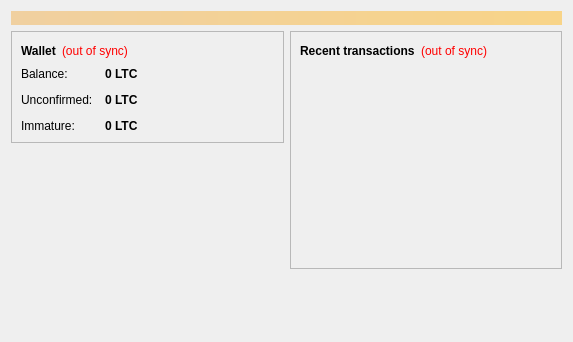
<?xml version="1.0" encoding="UTF-8"?>
<ui version="4.0">
 <class>OverviewPage</class>
 <widget class="QWidget" name="OverviewPage">
  <property name="geometry">
   <rect>
    <x>0</x>
    <y>0</y>
    <width>573</width>
    <height>342</height>
   </rect>
  </property>
  <property name="windowTitle">
   <string>Form</string>
  </property>
  <layout class="QVBoxLayout" name="topLayout">
   <item>
    <widget class="QLabel" name="labelAlerts">
     <property name="visible">
      <bool>false</bool>
     </property>
     <property name="styleSheet">
      <string notr="true">background-color: qlineargradient(x1: 0, y1: 0, x2: 1, y2: 0, stop:0 #F0D0A0, stop:1 #F8D488); color:#000000;</string>
     </property>
     <property name="wordWrap">
      <bool>true</bool>
     </property>
     <property name="margin">
      <number>3</number>
     </property>
    </widget>
   </item>
   <item>
    <layout class="QHBoxLayout" name="horizontalLayout" stretch="1,1">
     <item>
      <layout class="QVBoxLayout" name="verticalLayout_2">
       <item>
        <widget class="QFrame" name="frame">
         <property name="frameShape">
          <enum>QFrame::StyledPanel</enum>
         </property>
         <property name="frameShadow">
          <enum>QFrame::Raised</enum>
         </property>
         <layout class="QVBoxLayout" name="verticalLayout_4">
          <item>
           <layout class="QHBoxLayout" name="horizontalLayout_4">
            <item>
             <widget class="QLabel" name="label_5">
              <property name="font">
               <font>
                <weight>75</weight>
                <bold>true</bold>
               </font>
              </property>
              <property name="text">
               <string>Wallet</string>
              </property>
             </widget>
            </item>
            <item>
             <widget class="QLabel" name="labelWalletStatus">
              <property name="toolTip">
               <string>The displayed information may be out of date. Your wallet automatically synchronizes with the E-Gulden network after a connection is established, but this process has not completed yet.</string>
              </property>
              <property name="styleSheet">
               <string notr="true">QLabel { color: red; }</string>
              </property>
              <property name="text">
               <string notr="true">(out of sync)</string>
              </property>
              <property name="alignment">
               <set>Qt::AlignLeading|Qt::AlignLeft|Qt::AlignVCenter</set>
              </property>
             </widget>
            </item>
            <item>
             <spacer name="horizontalSpacer_2">
              <property name="orientation">
               <enum>Qt::Horizontal</enum>
              </property>
              <property name="sizeHint" stdset="0">
               <size>
                <width>40</width>
                <height>20</height>
               </size>
              </property>
             </spacer>
            </item>
           </layout>
          </item>
          <item>
           <layout class="QFormLayout" name="formLayout_2">
            <property name="fieldGrowthPolicy">
             <enum>QFormLayout::AllNonFixedFieldsGrow</enum>
            </property>
            <property name="horizontalSpacing">
             <number>12</number>
            </property>
            <property name="verticalSpacing">
             <number>12</number>
            </property>
            <item row="0" column="0">
             <widget class="QLabel" name="label">
              <property name="text">
               <string>Balance:</string>
              </property>
             </widget>
            </item>
            <item row="0" column="1">
             <widget class="QLabel" name="labelBalance">
              <property name="font">
               <font>
                <weight>75</weight>
                <bold>true</bold>
               </font>
              </property>
              <property name="cursor">
               <cursorShape>IBeamCursor</cursorShape>
              </property>
              <property name="toolTip">
               <string>Your current balance</string>
              </property>
              <property name="text">
               <string notr="true">0 LTC</string>
              </property>
              <property name="textInteractionFlags">
               <set>Qt::LinksAccessibleByMouse|Qt::TextSelectableByKeyboard|Qt::TextSelectableByMouse</set>
              </property>
             </widget>
            </item>
            <item row="1" column="0">
             <widget class="QLabel" name="label_3">
              <property name="text">
               <string>Unconfirmed:</string>
              </property>
             </widget>
            </item>
            <item row="1" column="1">
             <widget class="QLabel" name="labelUnconfirmed">
              <property name="font">
               <font>
                <weight>75</weight>
                <bold>true</bold>
               </font>
              </property>
              <property name="cursor">
               <cursorShape>IBeamCursor</cursorShape>
              </property>
              <property name="toolTip">
               <string>Total of transactions that have yet to be confirmed, and do not yet count toward the current balance</string>
              </property>
              <property name="text">
               <string notr="true">0 LTC</string>
              </property>
              <property name="textInteractionFlags">
               <set>Qt::LinksAccessibleByMouse|Qt::TextSelectableByKeyboard|Qt::TextSelectableByMouse</set>
              </property>
             </widget>
            </item>
            <item row="2" column="0">
             <widget class="QLabel" name="labelImmatureText">
              <property name="text">
               <string>Immature:</string>
              </property>
             </widget>
            </item>
            <item row="2" column="1">
             <widget class="QLabel" name="labelImmature">
              <property name="font">
               <font>
                <weight>75</weight>
                <bold>true</bold>
               </font>
              </property>
              <property name="toolTip">
               <string>Mined balance that has not yet matured</string>
              </property>
              <property name="text">
               <string notr="true">0 LTC</string>
              </property>
              <property name="textInteractionFlags">
               <set>Qt::LinksAccessibleByMouse|Qt::TextSelectableByKeyboard|Qt::TextSelectableByMouse</set>
              </property>
             </widget>
            </item>
           </layout>
          </item>
         </layout>
        </widget>
       </item>
       <item>
        <spacer name="verticalSpacer">
         <property name="orientation">
          <enum>Qt::Vertical</enum>
         </property>
         <property name="sizeHint" stdset="0">
          <size>
           <width>20</width>
           <height>40</height>
          </size>
         </property>
        </spacer>
       </item>
       <item>
         <widget class="QLabel" name="coinimage">
          <property name="text">
           <string/>
         </property>
         <property name="pixmap">
           <pixmap resource="../bitcoin.qrc">:/icons/bitcoin</pixmap>
         </property>
         <property name="scaledContents">
           <bool>false</bool>
         </property>
         <property name="alignment">
           <set>Qt::AlignCenter</set>
         </property>
         <property name="margin">
           <number>-2</number>
         </property>
       </widget>
     </item>
      </layout>
     </item>
     <item>
      <layout class="QVBoxLayout" name="verticalLayout_3">
       <item>
        <widget class="QFrame" name="frame_2">
         <property name="frameShape">
          <enum>QFrame::StyledPanel</enum>
         </property>
         <property name="frameShadow">
          <enum>QFrame::Raised</enum>
         </property>
         <layout class="QVBoxLayout" name="verticalLayout">
          <item>
           <layout class="QHBoxLayout" name="horizontalLayout_2">
            <item>
             <widget class="QLabel" name="label_4">
              <property name="text">
               <string>&lt;b&gt;Recent transactions&lt;/b&gt;</string>
              </property>
             </widget>
            </item>
            <item>
             <widget class="QLabel" name="labelTransactionsStatus">
              <property name="toolTip">
               <string>The displayed information may be out of date. Your wallet automatically synchronizes with the E-Gulden network after a connection is established, but this process has not completed yet.</string>
              </property>
              <property name="styleSheet">
               <string notr="true">QLabel { color: red; }</string>
              </property>
              <property name="text">
               <string notr="true">(out of sync)</string>
              </property>
              <property name="alignment">
               <set>Qt::AlignRight|Qt::AlignTrailing|Qt::AlignVCenter</set>
              </property>
             </widget>
            </item>
            <item>
             <spacer name="horizontalSpacer">
              <property name="orientation">
               <enum>Qt::Horizontal</enum>
              </property>
              <property name="sizeHint" stdset="0">
               <size>
                <width>40</width>
                <height>20</height>
               </size>
              </property>
             </spacer>
            </item>
           </layout>
          </item>
          <item>
           <widget class="QListView" name="listTransactions">
            <property name="styleSheet">
             <string notr="true">QListView { background: transparent; }</string>
            </property>
            <property name="frameShape">
             <enum>QFrame::NoFrame</enum>
            </property>
            <property name="verticalScrollBarPolicy">
             <enum>Qt::ScrollBarAlwaysOff</enum>
            </property>
            <property name="horizontalScrollBarPolicy">
             <enum>Qt::ScrollBarAlwaysOff</enum>
            </property>
            <property name="selectionMode">
             <enum>QAbstractItemView::NoSelection</enum>
            </property>
           </widget>
          </item>
         </layout>
        </widget>
       </item>
       <item>
        <spacer name="verticalSpacer_2">
         <property name="orientation">
          <enum>Qt::Vertical</enum>
         </property>
         <property name="sizeHint" stdset="0">
          <size>
           <width>20</width>
           <height>40</height>
          </size>
         </property>
        </spacer>
       </item>
      </layout>
     </item>
    </layout>
   </item>
  </layout>
 </widget>
 <resources/>
 <connections/>
</ui>
